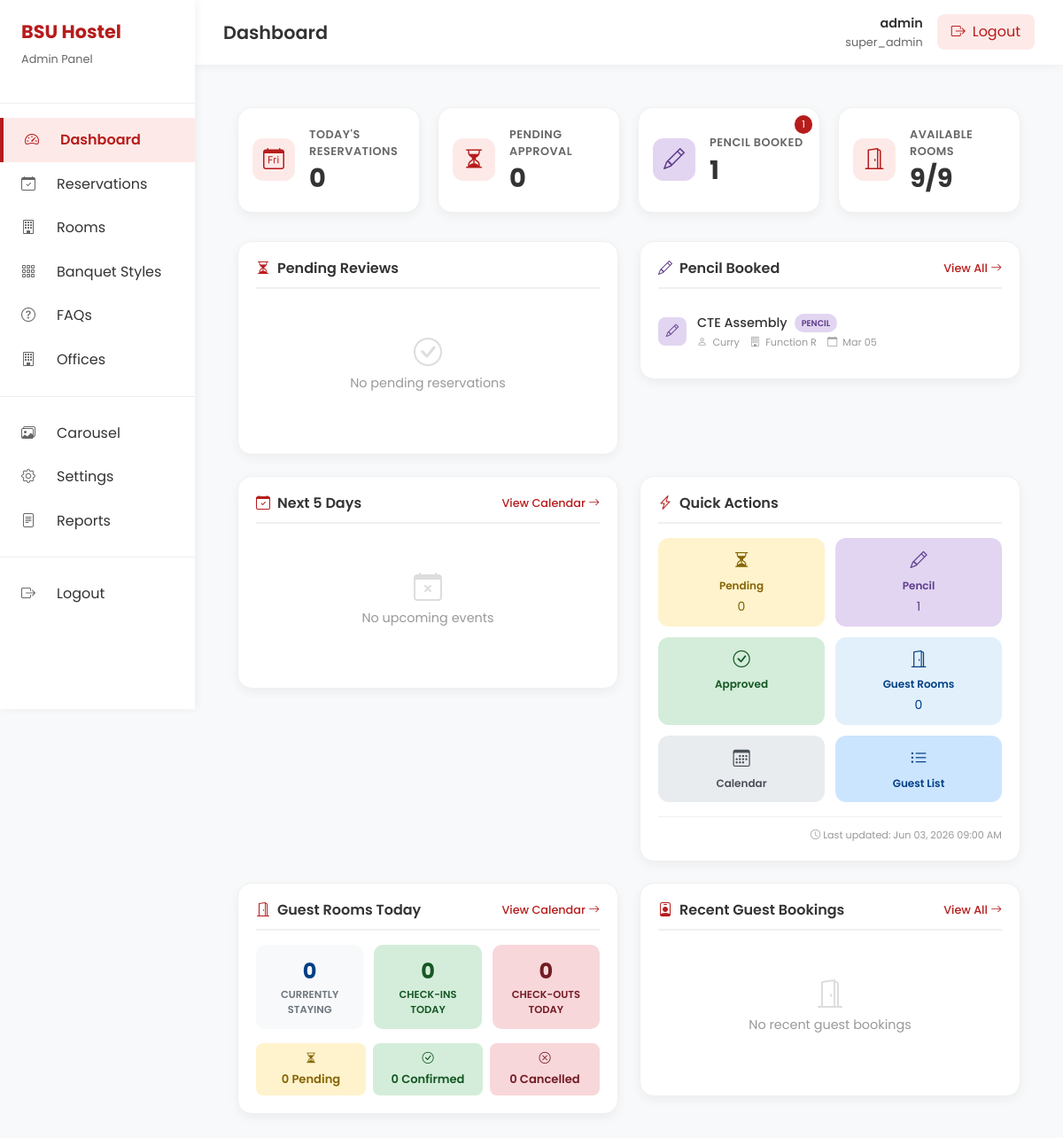
The page /admin/index.php (signed in) on the database as committed earlier.
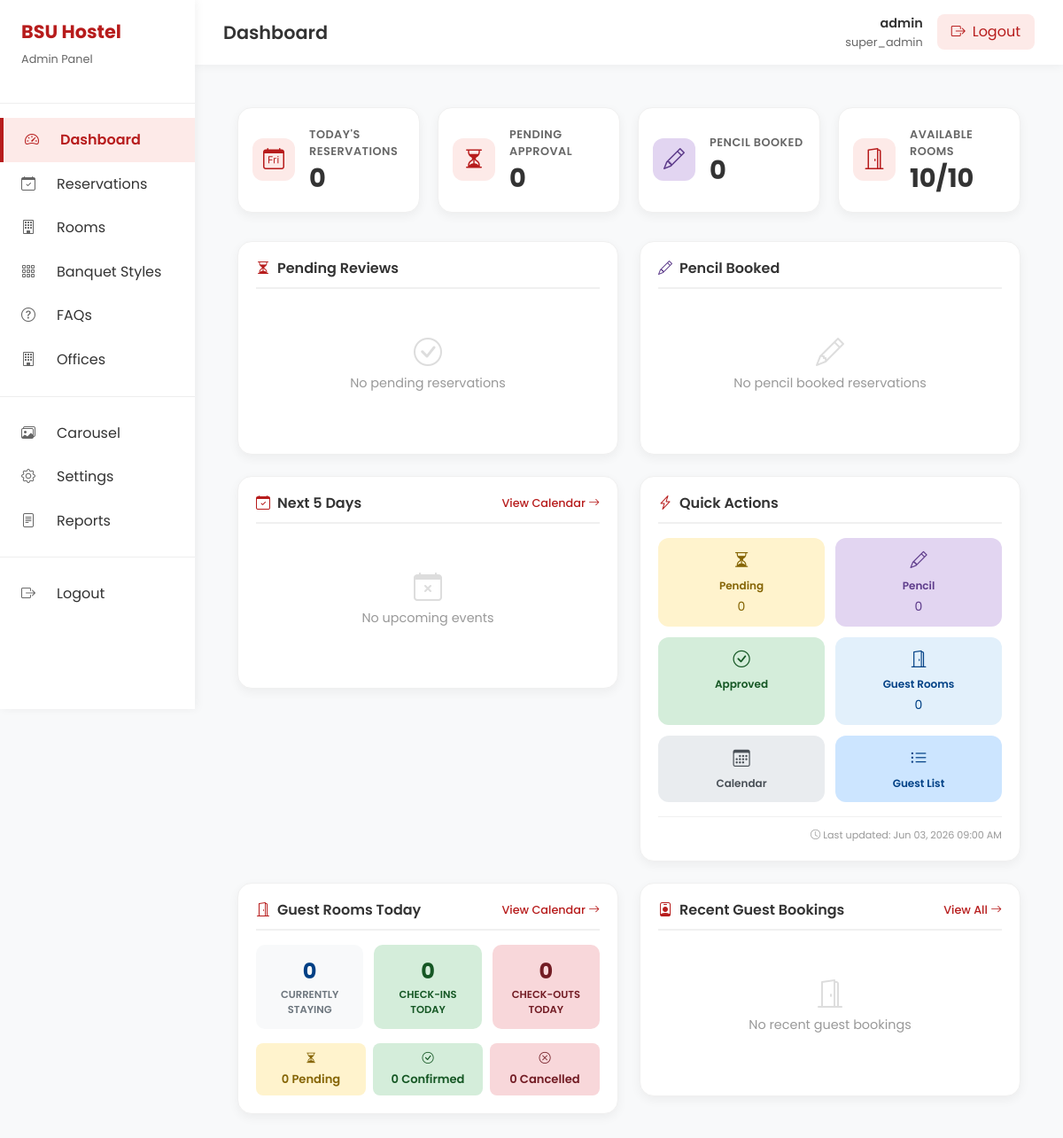
The same page on the database as committed later.
### tables this page shows
CREATE TABLE `facility_reservations` (
  `id` int(11) NOT NULL,
  `booking_no` varchar(50) NOT NULL,
  `reservation_no` varchar(50) NOT NULL,
  `last_name` varchar(100) NOT NULL,
  `first_name` varchar(100) NOT NULL,
  `middle_initial` varchar(10) DEFAULT NULL,
  `office_type_id` int(11) NOT NULL,
  `office_id` int(11) DEFAULT NULL,
  `external_office_name` varchar(255) DEFAULT NULL,
  `activity_name` varchar(255) NOT NULL,
  `event_type_id` int(11) DEFAULT NULL,
  `venue_id` int(11) NOT NULL,
  `venue_setup_id` int(11) NOT NULL,
  `banquet_style_id` int(11) DEFAULT NULL,
  `start_datetime` datetime NOT NULL,
  `end_datetime` datetime NOT NULL,
  `participants_count` int(11) NOT NULL CHECK (`participants_count` <= 200),
  `email` varchar(255) NOT NULL,
  `contact_number` varchar(50) NOT NULL,
  `miscellaneous_items` longtext DEFAULT NULL CHECK (json_valid(`miscellaneous_items`)),
  `additional_instruction` text DEFAULT NULL,
  `status` enum('pending','pencil_booked','approved','denied','cancelled','completed') NOT NULL DEFAULT 'pending',
  `admin_remarks` text DEFAULT NULL,
  `created_at` timestamp NOT NULL DEFAULT current_timestamp(),
  `updated_at` timestamp NOT NULL DEFAULT current_timestamp() ON UPDATE current_timestamp()
);

CREATE TABLE `venues` (
  `id` int(11) NOT NULL,
  `name` varchar(255) NOT NULL,
  `capacity` int(11) DEFAULT 0,
  `floor` varchar(50) DEFAULT NULL,
  `description` text DEFAULT NULL,
  `is_active` tinyint(1) DEFAULT 1,
  `created_at` timestamp NOT NULL DEFAULT current_timestamp(),
  `color` varchar(20) DEFAULT NULL,
  `is_available` tinyint(1) NOT NULL DEFAULT 1 COMMENT '1 = bookable, 0 = hidden from showcase + reservation form',
  `price` decimal(10,2) DEFAULT NULL COMMENT 'Nightly rate for guest rooms / room hire fee for function rooms',
  `extra_bed_available` tinyint(1) NOT NULL DEFAULT 0 COMMENT '1 = extra beds can be requested for this guest room',
  `extra_bed_price` decimal(10,2) DEFAULT 500.00 COMMENT 'Price per extra bed per night',
  `half_day_rate` decimal(10,2) NOT NULL DEFAULT 2000.00,
  `whole_day_rate` decimal(10,2) NOT NULL DEFAULT 3000.00,
  `extension_rate` decimal(10,2) NOT NULL DEFAULT 400.00,
  `sound_system_fee` decimal(10,2) NOT NULL DEFAULT 1500.00
);

### admin/index.php (the view, shortened to what the changed rows need)
<?php
require_once __DIR__ . '/inc/header.php';
$today = date('Y-m-d');
$pencil_count = $conn->query("
    SELECT COUNT(*) as count
    FROM facility_reservations
    WHERE status = 'pencil_booked'
")->fetch_assoc()['count'];
$occupied_rooms = $conn->query("
    SELECT COUNT(DISTINCT venue_id) as count
    FROM facility_reservations
    WHERE DATE(start_datetime) = '$today'
    AND status = 'approved'
")->fetch_assoc()['count'];
$total_rooms = $conn->query("SELECT COUNT(*) as count FROM venues WHERE is_active = 1")->fetch_assoc()['count'];
$available_rooms = $total_rooms - $occupied_rooms;
$pencil_preview = $conn->query("
    SELECT r.*, v.name as venue_name
    FROM facility_reservations r
    JOIN venues v ON r.venue_id = v.id
    WHERE r.status = 'pencil_booked'
    ORDER BY r.start_datetime ASC
    LIMIT 3
");
?>
<div class="content-area">
    <div class="dashboard-grid">
        <a href="reservations.php?status=pencil_booked" class="nav-card pencil-card">
            <div class="nav-card-icon">
                <i class="bi bi-pencil"></i>
            </div>
            <div class="nav-card-content">
                <div class="nav-card-title">Pencil Booked</div>
                <div class="nav-card-value"><?= $pencil_count ?></div>
            </div>
            <?php if ($pencil_count > 0): ?>
                <span class="nav-card-badge"><?= $pencil_count ?></span>
            <?php endif; ?>
        </a>
        <a href="rooms.php" class="nav-card">
            <div class="nav-card-content">
                <div class="nav-card-title">Available Rooms</div>
                <div class="nav-card-value"><?= $available_rooms ?>/<?= $total_rooms ?></div>
            </div>
        </a>
    </div>
    <div class="dashboard-two-col">
        <div class="dashboard-card">
            <div class="card-header">
                <h3><i class="bi bi-pencil" style="color: #5e3c8b;"></i> Pencil Booked</h3>
                <?php if ($pencil_count > 0): ?>
                    <a href="reservations.php?status=pencil_booked">View All <i class="bi bi-arrow-right"></i></a>
                <?php endif; ?>
            </div>
            <?php if ($pencil_preview && $pencil_preview->num_rows > 0): ?>
                <ul class="pending-list">
                    <?php while ($row = $pencil_preview->fetch_assoc()): ?>
                    <li class="pending-item">
                        <div class="pending-item-icon" style="background: #e2d5f1; color: #5e3c8b;">
                            <i class="bi bi-pencil"></i>
                        </div>
                        <div class="pending-item-content">
                            <div class="pending-item-title">
                                <?= htmlspecialchars(substr($row['activity_name'], 0, 25)) ?>
                                <span class="status-badge-small status-pencil-small">PENCIL</span>
                            </div>
                            <div class="pending-item-meta">
                                <span><i class="bi bi-person"></i> <?= htmlspecialchars(substr($row['last_name'], 0, 10)) ?></span>
                                <span><i class="bi bi-building"></i> <?= htmlspecialchars(substr($row['venue_name'], 0, 10)) ?></span>
                                <span><i class="bi bi-calendar"></i> <?= date('M d', strtotime($row['start_datetime'])) ?></span>
                            </div>
                        </div>
                    </li>
                    <?php endwhile; ?>
                </ul>
            <?php else: ?>
                <div class="empty-state">
                    <i class="bi bi-pencil"></i>
                    <p>No pencil booked reservations</p>
                </div>
            <?php endif; ?>
        </div>
    </div>
    <div class="dashboard-two-col">
        <div class="dashboard-card">
            <div class="quick-actions-grid">
                <a href="reservations.php?view=function&status=pencil_booked" class="quick-action-btn" style="background: #e2d5f1; color: #5e3c8b;">
                    <i class="bi bi-pencil"></i>
                    <div>Pencil</div>
                    <small><?= $pencil_count ?></small>
                </a>
            </div>
        </div>
    </div>
<?php require_once __DIR__ . '/inc/footer.php'; ?>

Rows that differ between the two databases and show on the page:
no longer on this page (row edited): facility_reservations: activity_name "CTE Assembly", last_name "Curry", venue.name "Function R", start_datetime "Mar 05"
Other text that changed with them:
$pencil_count: "1" → "0"
$available_rooms: "9" → "10"
$total_rooms: "9" → "10"
$pencil_count: "1" → (not shown)
text no longer shown: "View All"
text now shown: "No pencil booked reservations"
